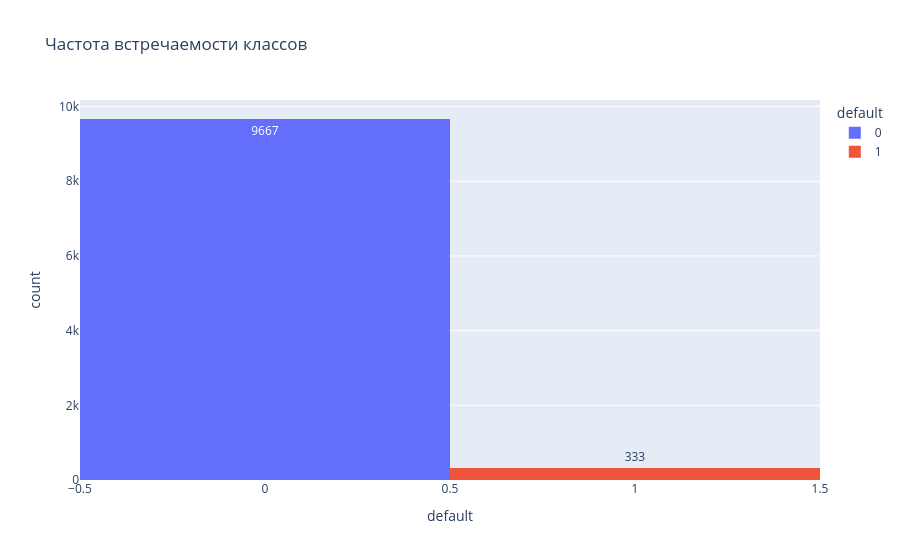

Notebook code for this chart:
### Markdown cell above
### Тест на сбалансированность

### Code cell
fig = px.histogram(
    data, x="default",
    title='Частота встречаемости классов',
    color=y,
    text_auto=True
)

fig.show()

### Figure 1 — Plotly figure (JSON) as saved in the notebook; plotly's stock layout.template omitted (floating-point values rounded to 4 significant figures; data arrays with more than 128 entries replaced by an {"elided": "..."} marker saying what was removed)
{"data": [{"alignmentgroup": "True", "bingroup": "x", "hovertemplate": "default=%{x}<br>count=%{y}<extra></extra>", "legendgroup": "0", "marker": {"color": "#636efa", "pattern": {"shape": ""}}, "name": "0", "offsetgroup": "0", "orientation": "v", "showlegend": true, "texttemplate": "%{value}", "type": "histogram", "x": {"elided": "9667 int values"}, "xaxis": "x", "yaxis": "y"}, {"alignmentgroup": "True", "bingroup": "x", "hovertemplate": "default=%{x}<br>count=%{y}<extra></extra>", "legendgroup": "1", "marker": {"color": "#EF553B", "pattern": {"shape": ""}}, "name": "1", "offsetgroup": "1", "orientation": "v", "showlegend": true, "texttemplate": "%{value}", "type": "histogram", "x": {"elided": "333 int values"}, "xaxis": "x", "yaxis": "y"}], "layout": {"barmode": "relative", "legend": {"title": {"text": "default"}, "tracegroupgap": 0}, "title": {"text": "Частота встречаемости классов"}, "xaxis": {"anchor": "y", "categoryarray": [0, 1], "categoryorder": "array", "domain": [0, 1], "title": {"text": "default"}}, "yaxis": {"anchor": "x", "domain": [0, 1], "title": {"text": "count"}}}}
